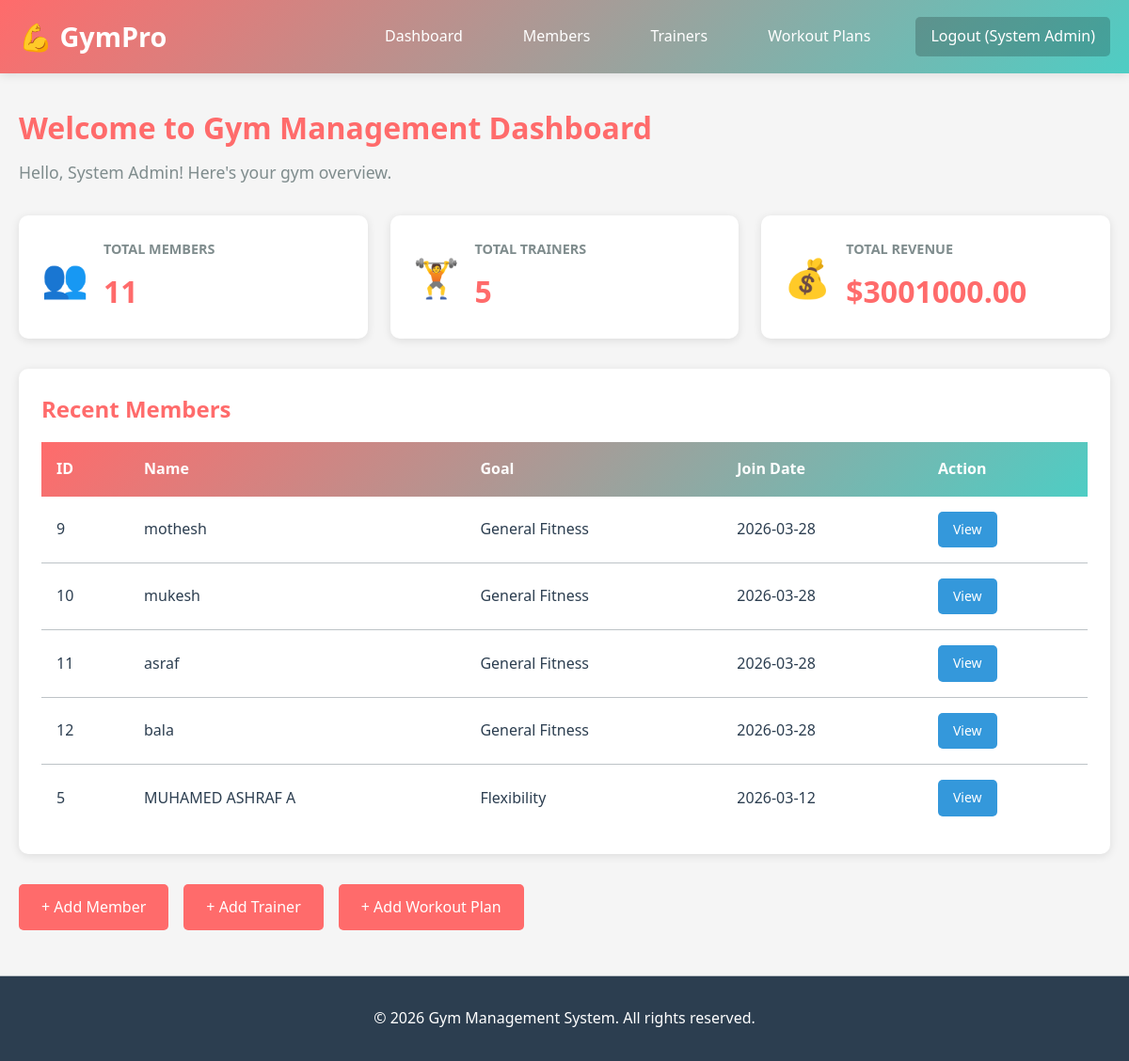
Screenshot of /dashboard (signed in) with the database file from the repository.
### app.py (models this page shows, shortened)
class Member(db.Model):
    __tablename__ = 'member'
    member_id = db.Column(db.Integer, primary_key=True)
    name = db.Column(db.String(100), nullable=False)
    dob = db.Column(db.Date, nullable=False)
    gender = db.Column(db.String(10), nullable=False)
    contact_no = db.Column(db.String(15), nullable=False)
    weight = db.Column(db.Float, nullable=False)  # in kg
    height = db.Column(db.Float, nullable=False)  # in cm
    health_issue = db.Column(db.String(250), default="None")
    goal = db.Column(db.String(100), nullable=False)
    join_date = db.Column(db.Date, nullable=False)
    trainer_id = db.Column(db.Integer, db.ForeignKey('trainer.trainer_id'))
    admin_id = db.Column(db.Integer, db.ForeignKey('admin.admin_id'))
    progress = db.relationship('Progress', backref='member', lazy=True, cascade='all, delete-orphan')
    attendance = db.relationship('Attendance', backref='member', lazy=True, cascade='all, delete-orphan')
    payments = db.relationship('Payment', backref='member', lazy=True, cascade='all, delete-orphan')
    notifications = db.relationship('Notification', backref='member', lazy=True, cascade='all, delete-orphan')
    diet = db.relationship('Diet', backref='member', lazy=True, cascade='all, delete-orphan')

### app.py (the view)
@app.route('/dashboard')
def admin_dashboard():
    if 'admin_id' not in session:
        return redirect(url_for('login'))
    total_members = Member.query.count()
    total_trainers = Trainer.query.count()
    total_payments = db.session.query(db.func.sum(Payment.amount)).filter_by(status='Paid').scalar() or 0
    recent_members = Member.query.order_by(Member.join_date.desc()).limit(5).all()
    return render_template('dashboard.html',
                         total_members=total_members,
                         total_trainers=total_trainers,
                         total_payments=total_payments,
                         recent_members=recent_members)

### templates/dashboard.html (shortened to what this page needs)
{% extends 'base.html' %}
{% block content %}
<div class="dashboard">
    <h1>Welcome to Gym Management Dashboard</h1>
    <p class="subtitle">Hello, {{ session.get('admin_name') }}! Here's your gym overview.</p>
    <div class="stats-grid">
        <div class="stat-card">
            <div class="stat-icon">👥</div>
            <div class="stat-content">
                <h3>Total Members</h3>
                <p class="stat-number">{{ total_members }}</p>
            </div>
        </div>
        <div class="stat-card">
            <div class="stat-icon">🏋️</div>
            <div class="stat-content">
                <h3>Total Trainers</h3>
                <p class="stat-number">{{ total_trainers }}</p>
            </div>
        </div>
        <div class="stat-card">
            <div class="stat-icon">💰</div>
            <div class="stat-content">
                <h3>Total Revenue</h3>
                <p class="stat-number">${{ "%.2f"|format(total_payments) }}</p>
            </div>
        </div>
    </div>
    <div class="recent-section">
        <h2>Recent Members</h2>
        {% if recent_members %}
        <table class="table">
            <thead>
                <tr>
                    <th>ID</th>
                    <th>Name</th>
                    <th>Goal</th>
                    <th>Join Date</th>
                    <th>Action</th>
                </tr>
            </thead>
            <tbody>
                {% for member in recent_members %}
                <tr>
                    <td>{{ member.member_id }}</td>
                    <td>{{ member.name }}</td>
                    <td>{{ member.goal }}</td>
                    <td>{{ member.join_date }}</td>
                    <td>
                        <a href="{{ url_for('view_member', member_id=member.member_id) }}" class="btn btn-sm btn-info">View</a>
                    </td>
                </tr>
                {% endfor %}
            </tbody>
        </table>
        {% else %}
        <p class="no-data">No members yet. <a href="{{ url_for('add_member') }}">Add first member</a></p>
        {% endif %}
    </div>
    <div class="action-buttons">
        <a href="{{ url_for('add_member') }}" class="btn btn-primary">+ Add Member</a>
        <a href="{{ url_for('add_trainer') }}" class="btn btn-primary">+ Add Trainer</a>
        <a href="{{ url_for('add_workout_plan') }}" class="btn btn-primary">+ Add Workout Plan</a>
    </div>
</div>
{% endblock %}

### static/css/style.css (style rules this page uses)
* { margin: 0; padding: 0; box-sizing: border-box; }
:root { --primary-color: #FF6B6B; --secondary-color: #4ECDC4; --dark-color: #2C3E50; --light-color: #ECF0F1; --success-color: #27AE60; --warning-color: #F39C12; --danger-color: #E74C3C; --info-color: #3498DB; --text-color: #2C3E50; --border-color: #BDC3C7; --shadow: 0 2px 10px rgba(0,0,0,0.1); --transition: all 0.3s ease; }
html, body { font-family: 'Segoe UI', Tahoma, Geneva, Verdana, sans-serif; background-color: #f5f5f5; color: var(--text-color); line-height: 1.6; }
.btn { display: inline-block; padding: 0.75rem 1.5rem; font-size: 1rem; border: none; border-radius: 5px; cursor: pointer; text-decoration: none; transition: var(--transition); font-weight: 500; text-align: center; white-space: nowrap; }
.btn-primary { background-color: var(--primary-color); color: white; }
.btn-info { background-color: var(--info-color); color: white; }
.btn-sm { padding: 0.5rem 1rem; font-size: 0.875rem; }
.dashboard h1 { color: var(--primary-color); margin-bottom: 0.5rem; }
.subtitle { color: #7f8c8d; margin-bottom: 2rem; font-size: 1.1rem; }
.stats-grid { display: grid; grid-template-columns: repeat(auto-fit, minmax(250px, 1fr)); gap: 1.5rem; margin: 2rem 0; }
.stat-card { background: white; padding: 1.5rem; border-radius: 10px; box-shadow: var(--shadow); display: flex; align-items: center; gap: 1rem; transition: var(--transition); }
.stat-icon { font-size: 2.5rem; }
.stat-content h3 { color: #7f8c8d; font-size: 0.9rem; margin-bottom: 0.5rem; text-transform: uppercase; }
.stat-number { font-size: 2rem; font-weight: bold; color: var(--primary-color); }
.recent-section { background: white; padding: 1.5rem; border-radius: 10px; box-shadow: var(--shadow); margin: 2rem 0; }
.recent-section h2 { color: var(--primary-color); margin-bottom: 1rem; }
.action-buttons { display: flex; gap: 1rem; margin-top: 2rem; flex-wrap: wrap; }
.table { width: 100%; border-collapse: collapse; background: white; }
.table thead { background: linear-gradient(135deg, var(--primary-color), var(--secondary-color)); color: white; }
.table thead th { padding: 1rem; text-align: left; font-weight: 600; }
.table tbody td { padding: 1rem; border-bottom: 1px solid var(--border-color); }
.table tbody tr:last-child td { border-bottom: none; }

### rows the page displays
Member: member_id "9", name "mothesh", goal "General Fitness", join_date "2026-03-28"
Member: member_id "10", name "mukesh", goal "General Fitness", join_date "2026-03-28"
Member: member_id "11", name "asraf", goal "General Fitness", join_date "2026-03-28"
Member: member_id "12", name "bala", goal "General Fitness", join_date "2026-03-28"
Member: member_id "5", name "MUHAMED ASHRAF A", goal "Flexibility", join_date "2026-03-12"

### other values shown
{{ session.get('admin_name') }} "System Admin"
{{ total_members }} "11"
{{ total_trainers }} "5"
{{ "%.2f"|format(total_payments) }} "3001000.00"
